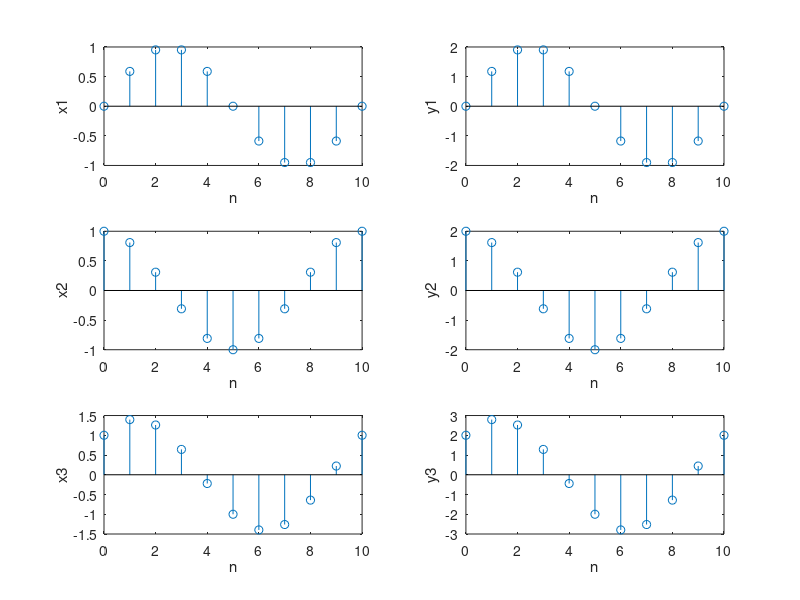

Source code (MATLAB):
%Julian Aloise
%40177178
%Question2a

clear 
clc

%declare inputs
n = [0:10];

%declare the input signals
x1 = sin((2*pi/10)*n);
x2 = cos((2*pi/10)*n); 
x3 = x1 + x2;

%declare the output signals
y1 = 2*x1;
y2 = 2*x2;
y3 = 2*x3;
y4 = y1 + y2;

%determine if linear or non-linear
if(y3 == y4)
  disp('A Linear System')
else
  disp('System is not linear') end

%Plot the input and output signals in one frame, 3 rows and 2 columns
%x1->y1
subplot(3,2,1)
stem(n,x1)
xlabel('n')
ylabel('x1')
subplot(3,2,2)
stem(n,y1)
xlabel('n')
ylabel('y1')

%x2->y2
subplot(3,2,3)
stem(n,x2)
xlabel('n')
ylabel('x2')
subplot(3,2,4)
stem(n,y2)
xlabel('n')
ylabel('y2')

%x3->y3
subplot(3,2,5)
stem(n,x3)
xlabel('n')
ylabel('x3')
subplot(3,2,6)
stem(n,y3)
xlabel('n')
ylabel('y3')
